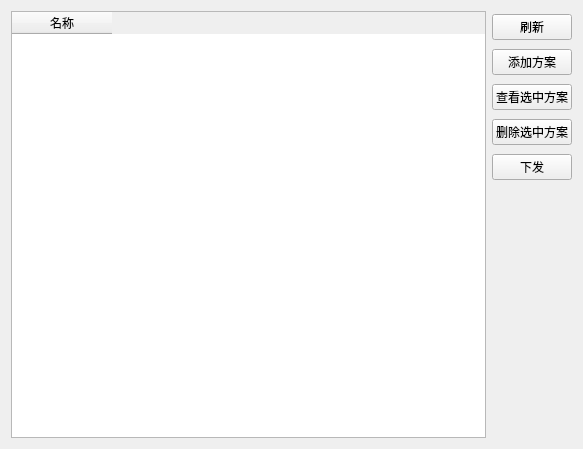
<?xml version="1.0" encoding="UTF-8"?>
<ui version="4.0">
 <class>Form</class>
 <widget class="QWidget" name="Form">
  <property name="geometry">
   <rect>
    <x>0</x>
    <y>0</y>
    <width>583</width>
    <height>449</height>
   </rect>
  </property>
  <property name="windowTitle">
   <string>自定义测试方案</string>
  </property>
  <layout class="QHBoxLayout" name="horizontalLayout">
   <item>
    <widget class="QTableWidget" name="tableWidget">
     <property name="editTriggers">
      <set>QAbstractItemView::NoEditTriggers</set>
     </property>
     <property name="dragDropOverwriteMode">
      <bool>false</bool>
     </property>
     <property name="selectionMode">
      <enum>QAbstractItemView::SingleSelection</enum>
     </property>
     <property name="selectionBehavior">
      <enum>QAbstractItemView::SelectRows</enum>
     </property>
     <property name="textElideMode">
      <enum>Qt::ElideMiddle</enum>
     </property>
     <column>
      <property name="text">
       <string>名称</string>
      </property>
     </column>
    </widget>
   </item>
   <item>
    <layout class="QVBoxLayout" name="verticalLayout">
     <property name="bottomMargin">
      <number>250</number>
     </property>
     <item>
      <widget class="QPushButton" name="pushButton_5">
       <property name="text">
        <string>刷新</string>
       </property>
      </widget>
     </item>
     <item>
      <widget class="QPushButton" name="pushButton_2">
       <property name="text">
        <string>添加方案</string>
       </property>
      </widget>
     </item>
     <item>
      <widget class="QPushButton" name="pushButton_4">
       <property name="text">
        <string>查看选中方案</string>
       </property>
      </widget>
     </item>
     <item>
      <widget class="QPushButton" name="pushButton_3">
       <property name="text">
        <string>删除选中方案</string>
       </property>
      </widget>
     </item>
     <item>
      <widget class="QPushButton" name="pushButton">
       <property name="text">
        <string>下发</string>
       </property>
      </widget>
     </item>
    </layout>
   </item>
  </layout>
 </widget>
 <resources/>
 <connections>
  <connection>
   <sender>pushButton_2</sender>
   <signal>clicked()</signal>
   <receiver>tableWidget</receiver>
   <slot>update()</slot>
   <hints>
    <hint type="sourcelabel">
     <x>526</x>
     <y>58</y>
    </hint>
    <hint type="destinationlabel">
     <x>424</x>
     <y>269</y>
    </hint>
   </hints>
  </connection>
 </connections>
</ui>
